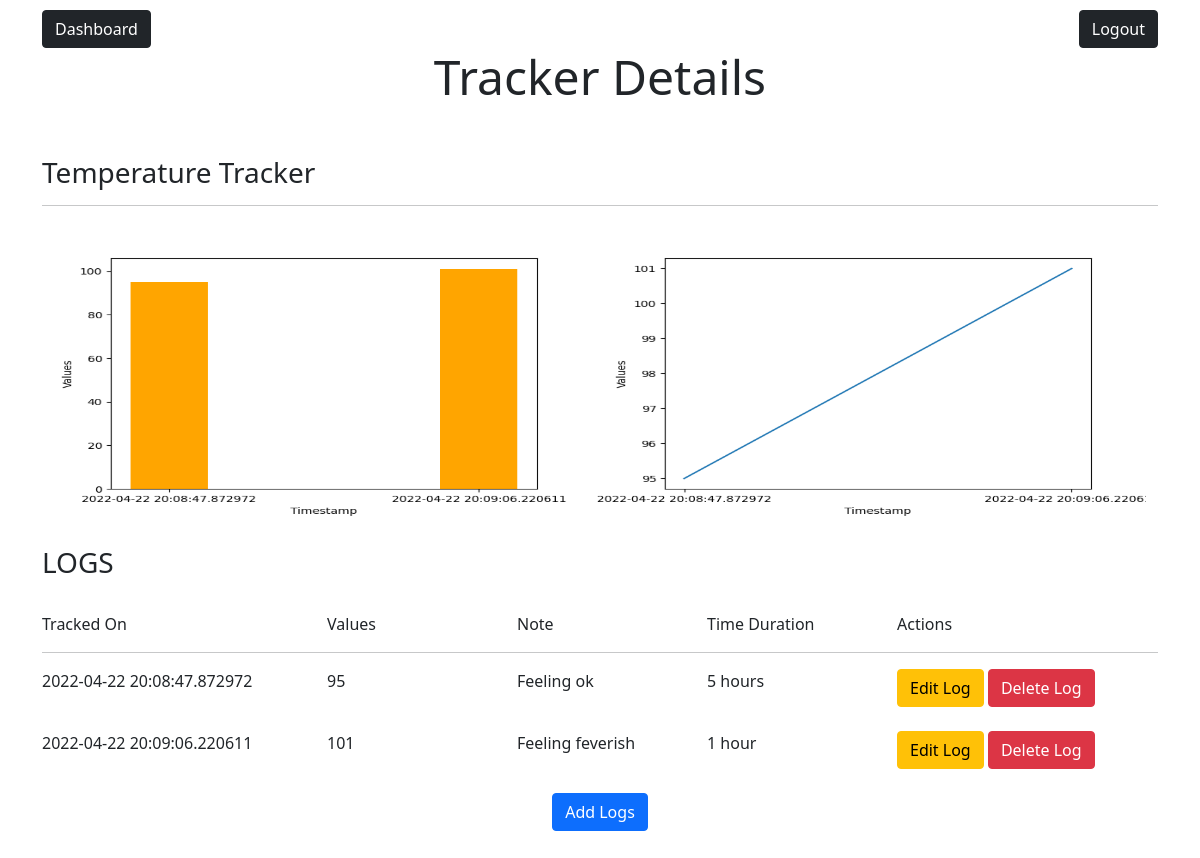
Screenshot of /details/16/11 with the database file from the repository.
### models.py (models this page shows)
class TRACKER(db.Model):
    __tablename__="tracker"
    id = db.Column(db.Integer,autoincrement=True,primary_key=True)
    tracker_name = db.Column(db.String,nullable=False)
    tracker_description = db.Column(db.String)
    tracker_type = db.Column(db.String)
    settings = db.Column(db.String)

class TRACKER_LOGS(db.Model):
    __tablename__="tracker_logs"
    tracker_log_id = db.Column(db.Integer,autoincrement=True,primary_key=True)
    values = db.Column(db.String,nullable=False)
    time_duration = db.Column(db.String)
    timestamp = db.Column(db.String)
    note = db.Column(db.String)

### app.py (the view)
@app.route("/details/<trackerid>/<userid>",methods=["GET","POST"])
def details_tracker(trackerid,userid):
    tracker_logs_list=[]
    values=[]
    timestamps=[]
    user = USER.query.filter_by(user_id=userid).first()
    tracker = TRACKER.query.filter_by(id=trackerid).first()
    intermediate_logs = INTERMEDIATE_TRACKER.query.filter_by(tracker_id=trackerid).all()
    for i in intermediate_logs:
        tracker_logs = TRACKER_LOGS.query.filter_by(tracker_log_id=i.tracker_log_id).first()
        tracker_logs_list.append(tracker_logs)
    for j in tracker_logs_list:
        values.append(j.values)
        timestamps.append(j.timestamp)
    bar = plt.figure()
    plt.bar(timestamps,values,color = 'orange',width = 0.25)
    plt.ylabel('Values')
    plt.xlabel('Timestamp')
    bar.savefig('static/bargraph.png')
    plot = plt.figure()
    plt.plot(timestamps,values)
    plt.ylabel('Values')
    plt.xlabel('Timestamp')
    plot.savefig('static/plot.png')
    return render_template("tracker_details.html",tracker=tracker,tracker_logs_list=tracker_logs_list,user=user)

### templates/tracker_details.html (shortened to what this page needs)
<!DOCTYPE html>
<html lang="en">
<head>
    <link href="https://cdn.jsdelivr.net/npm/bootstrap@5.1.3/dist/css/bootstrap.min.css" rel="stylesheet">
    <link rel="stylesheet" href="/static/tracker_details.css">
</head>
<body>
    <div class="container">
        <div class="row">
            <div class="col-sm-6" id="dashboard">
                <a href="/dashboard/{{user.user_id}}" class="btn btn-dark float-right" role="button">Dashboard</a>
            </div>
            <div class="col-sm-6" id="logout">
                <a href="/logout/{{user.user_id}}" class="btn btn-dark float-right" role="button">Logout</a>
            </div>
        </div>
        <h2>Tracker Details</h2>
        <h3>{{tracker.tracker_name}}</h3>
        {% if tracker_logs_list %}
        {% if tracker.tracker_type=="timeduration" %}
        <br>
        {% elif tracker.tracker_type=="mcq" %}
        <br>
        {% else %}
        <hr>
        <img src="/static/bargraph.png" alt="GRAPH">
        <img src="/static/plot.png" alt="GRAPH">
        <br>
        <br>
        <h3>LOGS</h3>
        <br>
        {% endif %}
        <div class="row">
            <div class="col-lg-3 headings">Tracked On</div>
            <div class="col-lg-2 headings">Values</div>
            <div class="col-lg-2 headings">Note</div>
            <div class="col-lg-2 headings">Time Duration</div>
            <div class="col-lg-3 headings">Actions</div>
        </div>
        <hr>
        {% for i in tracker_logs_list %}
        <div class="row">
            <div class="col-lg-3 content">{{i.timestamp}}</div>
            <div class="col-lg-2 content">{{i.values}}</div>
            <div class="col-lg-2 content">{{i.note}}</div>
            <div class="col-lg-2 content">{{i.time_duration}}</div>
            <div class="col-lg-3 content">
                <a href="/editlog/{{i.tracker_log_id}}" class="btn btn-warning" role="button">Edit Log</a>
                <a href="/deletelog/{{i.tracker_log_id}}" class="btn btn-danger" role="button">Delete Log</a>
            </div>
        </div>
        <br>
        {% endfor %}
        {% endif %}
        <div class="row">
            <div class="col-lg-12">
                <a href="/log/{{tracker.id}}" class="btn btn-primary" role="button">Add Logs</a>
            </div>
        </div>
    </div>
</body>
</html>

### static/tracker_details.css (style rules this page uses)
h2 { text-align: center; margin-bottom: 50px; font-size: 300%; }
.col-lg-12 { text-align: center; }
#dashboard { margin-top: 10px; }
#logout { text-align: right; margin-top: 10px; }
img { width: 550px; height: 300px; }
body { padding-bottom: 50px; }

### rows the page displays
TRACKER: tracker_name "Temperature Tracker"
TRACKER_LOGS: timestamp "2022-04-22 20:08:47.872972", values "95", note "Feeling ok", time_duration "5 hours"
TRACKER_LOGS: timestamp "2022-04-22 20:09:06.220611", values "101", note "Feeling feverish", time_duration "1 hour"
